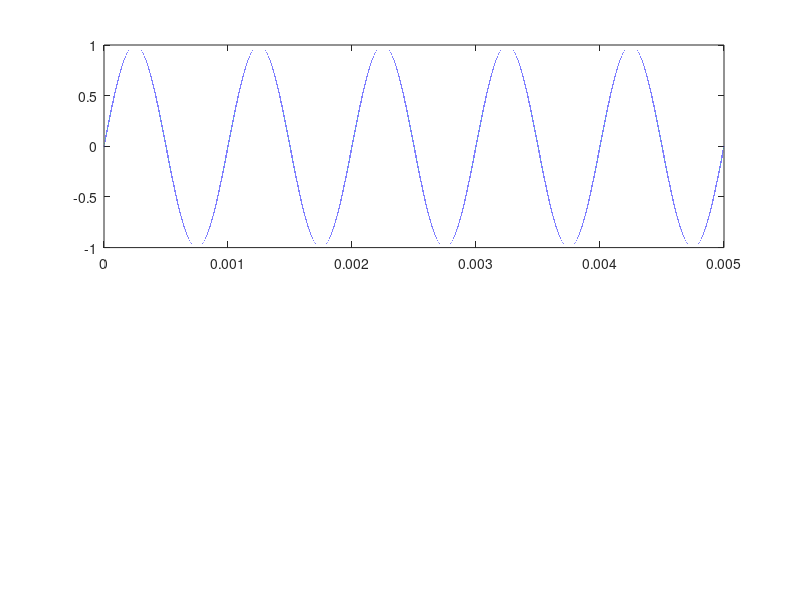

Recreate this plot in MATLAB.
clc;
clear all;

f = 1e3;
fs = 10e7;

t = 0:1/fs:(1/f)*5;

ya = sin(2*pi*f*t);

subplot(211);
plot(t,ya);

%ts = 0:1/fs:(1/f)*5;
%subplot(212);
%stem(ts,ya);